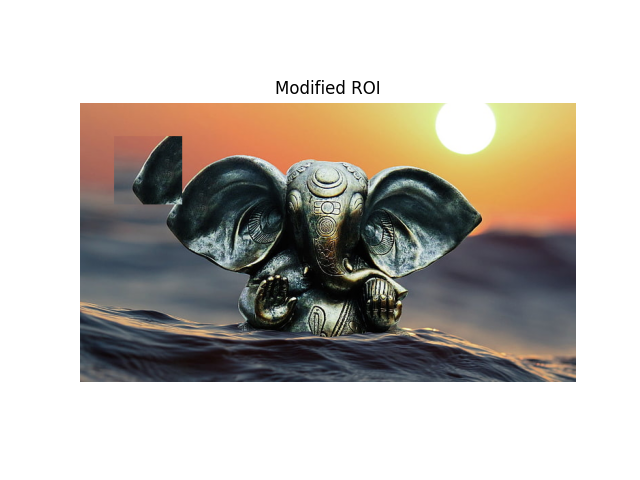

Recreate this plot in Python.

import cv2
import matplotlib.pyplot as plt
img = cv2.imread(r'/Users/chrisnikky/Downloads/helo.jpeg')
roi = img[100:200, 100:200]  
img[50:150, 50:150] = roi  
plt.imshow(cv2.cvtColor(img, cv2.COLOR_BGR2RGB))
plt.title('Modified ROI')
plt.axis('off')
plt.show()
